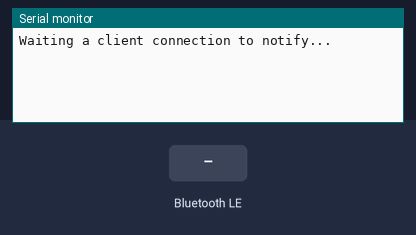
The sketch below on a simulated ESP32. Shown: the last lines printed to the serial monitor. The test bench sets the inputs (shaded band). Nothing arrives over Bluetooth unless stated; a phone connects over Bluetooth LE 3 s after start.

Above: at 1.2 s.
1.3 s: Bluetooth LE write "1" received
At 2.5 s:
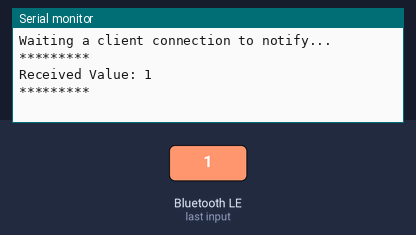
2.8 s: Bluetooth LE write "0" received
At 4.0 s:
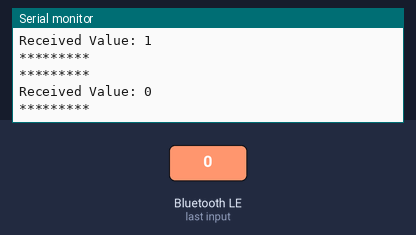
4.3 s: Bluetooth LE write "2" received
At 5.1 s:
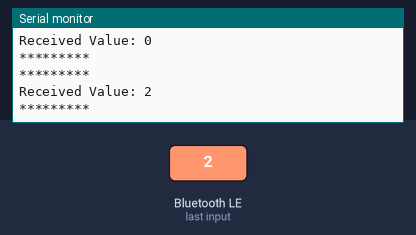

Measured:
- after the input at 1.3 s, the serial monitor: prints a new line after 0.05 s (image 1)
- after the input at 2.8 s, the serial monitor: prints a new line after 0.05 s (image 2)
- after the input at 4.3 s, the serial monitor: prints a new line after 0.05 s (image 3)

The sketch:

BLE_uart.ino
```cpp
/*
    Video: https://www.youtube.com/watch?v=oCMOYS71NIU
    Based on Neil Kolban example for IDF: https://github.com/nkolban/esp32-snippets/blob/master/cpp_utils/tests/BLE%20Tests/SampleNotify.cpp
    Ported to Arduino ESP32 by Evandro Copercini

   Create a BLE server that, once we receive a connection, will send periodic notifications.
   The service advertises itself as: 6E400001-B5A3-F393-E0A9-E50E24DCCA9E
   Has a characteristic of: 6E400002-B5A3-F393-E0A9-E50E24DCCA9E - used for receiving data with "WRITE"
   Has a characteristic of: 6E400003-B5A3-F393-E0A9-E50E24DCCA9E - used to send data with  "NOTIFY"

   The design of creating the BLE server is:
   1. Create a BLE Server
   2. Create a BLE Service
   3. Create a BLE Characteristic on the Service
   4. Create a BLE Descriptor on the characteristic
   5. Start the service.
   6. Start advertising.

   In this example rxValue is the data received (only accessible inside that function).
   And txValue is the data to be sent, in this example just a byte incremented every second.
*/
#include <BLEDevice.h>
#include <BLEServer.h>
#include <BLEUtils.h>
#include <BLE2902.h>

BLEServer *pServer = NULL;
BLECharacteristic * pTxCharacteristic;
bool deviceConnected = false;
bool oldDeviceConnected = false;
uint8_t txValue = 0;

// See the following for generating UUIDs:
// https://www.uuidgenerator.net/

#define SERVICE_UUID           "6E400001-B5A3-F393-E0A9-E50E24DCCA9E" // UART service UUID
#define CHARACTERISTIC_UUID_RX "6E400002-B5A3-F393-E0A9-E50E24DCCA9E"
#define CHARACTERISTIC_UUID_TX "6E400003-B5A3-F393-E0A9-E50E24DCCA9E"


class MyServerCallbacks: public BLEServerCallbacks {
    void onConnect(BLEServer* pServer) {
      deviceConnected = true;
    };

    void onDisconnect(BLEServer* pServer) {
      deviceConnected = false;
    }
};

class MyCallbacks: public BLECharacteristicCallbacks {
    void onWrite(BLECharacteristic *pCharacteristic) {
      std::string rxValue = pCharacteristic->getValue();

      if (rxValue.length() > 0) {
        Serial.println("*********");
        Serial.print("Received Value: ");
        for (int i = 0; i < rxValue.length(); i++)
          Serial.print(rxValue[i]);

        Serial.println();
        Serial.println("*********");
      }
    }
};


void setup() {
  Serial.begin(115200);

  // Create the BLE Device
  BLEDevice::init("StickWatch");

  // Create the BLE Server
  pServer = BLEDevice::createServer();
  pServer->setCallbacks(new MyServerCallbacks());

  // Create the BLE Service
  BLEService *pService = pServer->createService(SERVICE_UUID);

  // Create a BLE Characteristic
  pTxCharacteristic = pService->createCharacteristic(
										CHARACTERISTIC_UUID_TX,
										BLECharacteristic::PROPERTY_NOTIFY
									);

  pTxCharacteristic->addDescriptor(new BLE2902());

  BLECharacteristic * pRxCharacteristic = pService->createCharacteristic(
											 CHARACTERISTIC_UUID_RX,
											BLECharacteristic::PROPERTY_WRITE
										);

  pRxCharacteristic->setCallbacks(new MyCallbacks());

  // Start the service
  pService->start();

  // Start advertising
  pServer->getAdvertising()->start();
  Serial.println("Waiting a client connection to notify...");
}

void loop() {

    if (deviceConnected) {
        pTxCharacteristic->setValue(&txValue, 1);
        pTxCharacteristic->notify();
        txValue++;
		delay(1000); // bluetooth stack will go into congestion, if too many packets are sent
	}

    // disconnecting
    if (!deviceConnected && oldDeviceConnected) {
        delay(500); // give the bluetooth stack the chance to get things ready
        pServer->startAdvertising(); // restart advertising
        Serial.println("start advertising");
        oldDeviceConnected = deviceConnected;
    }
    // connecting
    if (deviceConnected && !oldDeviceConnected) {
		// do stuff here on connecting
        oldDeviceConnected = deviceConnected;
    }
}
```
